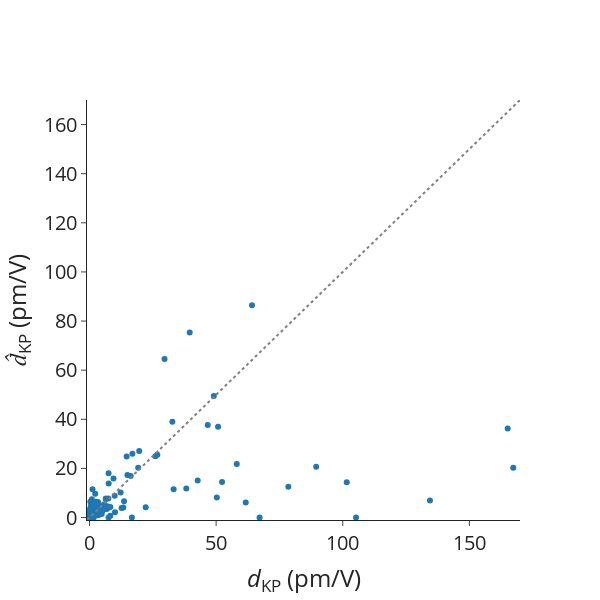

The notebook cell this image was saved under:
### Markdown cell above
## Errors on dKP masked

### Code cell
# Data

mae = mean_absolute_error(
    df_pred_matten["dKP_true"], df_pred_matten["dKP_matten_masked"]
)
mape = mean_absolute_percentage_error(
    df_pred_matten["dKP_true"], df_pred_matten["dKP_matten_masked"]
)
rmse = root_mean_squared_error(
    df_pred_matten["dKP_true"], df_pred_matten["dKP_matten_masked"]
)
spearmanrho = spearmanr(df_pred_matten["dKP_true"], df_pred_matten["dKP_matten_masked"])
print(f"MAE = {mae}")
print(f"MAPE = {mape}")
print(f"RMSE = {rmse}")
print(f"Rho_sp = {spearmanrho.statistic}")

# Scatter plot for previous outputs.
scatter_dKP = go.Scatter(
    x=df_pred_matten["dKP_true"],
    y=df_pred_matten["dKP_matten_masked"],
    mode="markers",
    name="",
    showlegend=False,
    text=[mpid for mpid in df_pred_matten.index.values],
)

ideal = go.Scatter(
    x=[-1, 200],
    y=[-1, 200],
    mode="lines",
    line=dict(color="gray", dash="dot"),
    showlegend=False,
)

# Layout
layout = go.Layout(
    # title=dict(text='Scatter Plot'),
    xaxis=dict(title="<i>d</i><sub>KP</sub> (pm/V)", range=[-1, 170]),
    yaxis=dict(title="<i>d&#770;</i><sub>KP</sub> (pm/V)", range=[-1, 170]),
    # legend=dict(font=dict(size=12)),
)

# Create figure
fig = go.Figure(data=[scatter_dKP, ideal], layout=layout)

fig.update_layout(
    autosize=False,
    font_size=20,
    width=600,
    height=600,
    # plot_bgcolor="white",
    template="simple_white",
)
fig.update_layout(
    xaxis=dict(
        # tickmode = 'array',
        # tickvals = [1, 2,3,4,5,6,7,8],
        # ticktext = ['One', 'Three', 'Five', 'Seven', 'Nine', 'Eleven']
        showgrid=False,
    ),
    yaxis=dict(
        # tickmode = 'array',
        # tickvals = [1, 2,3,4,5,6,7,8],
        # ticktext = ['One', 'Three', 'Five', 'Seven', 'Nine', 'Eleven']
        showgrid=False,
    ),
)

# Show figure
fig.show()

### Figure 1 — Plotly figure (JSON) as saved in the notebook; plotly's stock layout.template omitted (floating-point values rounded to 4 significant figures)
{"data": [{"mode": "markers", "name": "", "showlegend": false, "text": ["mp-21892", "mp-8070", "mp-558491", "mp-632684", "mp-23329", "mp-555150", "mp-760755", "mp-6268", "mp-559057", "mp-1778", "mp-2176", "mp-22909", "mp-9844", "mp-9066", "mp-6126", "mp-632229", "mp-21521", "mp-1287", "mp-756044", "mp-754712", "mp-18168", "mp-505702", "mp-559065", "mp-559545", "mp-549720", "mp-561385", "mp-13666", "mp-14444", "mp-2469", "mp-31451", "mp-1023924", "mp-38011", "mp-8884", "mp-6980", "mp-4524", "mp-11714", "mp-1180133", "mp-1225884", "mp-1196457", "mp-560894", "mp-1196282", "mp-1219328", "mp-1227124", "mp-1102285", "mp-1227389", "mp-1227110", "mp-1079676", "mp-1228342", "mp-17862", "mp-504952", "mp-1223849", "mp-1208039", "mp-625175", "agm003160552", "agm003202328", "agm002278924", "agm003202410", "mp-1227011", "agm002224865", "agm003157565", "agm002140778", "agm002041336", "agm003219193", "mp-1228160", "mp-1223489", "mp-1221169", "mp-4431", "mp-1105300", "mp-1103351", "mp-1029368", "mp-1029633", "agm002147818", "agm002153139", "mp-555202", "mp-1216976", "mp-626172", "agm002156258", "mp-772748", "mp-1223389", "mp-9427", "mp-1225916", "agm003237859", "mp-1221971", "agm002237807", "mp-1215642", "agm003213121", "agm002297812", "mp-29157", "mp-555915", "agm002138671", "agm002790067", "agm002205114", "agm002184995", "agm003235252", "agm003206267", "agm003705731", "agm2000126920", "agm2000137141", "agm005848675", "mp-2802611", "agm005056300", "agm004786326", "agm001234439", "agm002056302", "agm002137665", "mp-554918", "agm001375463", "agm005721583", "agm006020719", "agm003112540", "agm004787350", "agm002176403", "agm002161194", "agm2000136656", "mp-1208179", "agm002017294", "agm002041315", "agm003469328", "agm005072178", "agm005664742", "agm004773455", "agm005071058", "agm006047746", "agm005754384", "agm005748012"], "type": "scatter", "x": [1.67, 0.6154, 0.9163, 0.6333, 8.217, 1.671, 0.09891, 6.413, 1.629, 0.3199, 105.2, 2.588, 0.9484, 0.3188, 2.733, 2.91, 7.526, 0.142, 0.2817, 1.17, 2.409, 1.566, 6.498, 5.768, 22.18, 0.7001, 50.26, 13.33, 16.72, 67.16, 2.575, 6.983, 39.56, 61.69, 89.5, 6.45, 5.011, 0.1571, 0.1078, 0.4985, 0.02059, 2.709, 16.28, 7.286, 38.2, 0.00916, 1.418, 1.382, 33.21, 14.64, 0.09266, 0.9609, 0.2779, 12.28, 32.71, 165.1, 134.4, 52.33, 1.163, 0.2773, 3.739, 42.72, 0.2357, 0.2415, 0.1658, 10.05, 19.62, 26.76, 2.242, 14.97, 7.445, 0.3866, 2.536, 0.2467, 12.64, 0.2233, 0.6697, 0.2717, 26.04, 0.5744, 1.182, 0.3447, 5.871, 101.6, 3.522, 3.896, 1.145, 78.51, 0.4181, 4.991, 46.68, 64.16, 167.3, 0.04742, 19.21, 6.713, 0.2248, 8.213, 7.517, 0.8983, 7.568, 13.64, 0.8273, 3.414, 0.2176, 2.489, 29.62, 9.476, 0.413, 49.08, 1.713, 1.529, 9.926, 3.323, 0.8543, 16.93, 58.14, 0.3122, 0.3562, 3.195, 4.768, 1.395, 50.77, 1.478, 0.4218], "y": [1.299e-06, 5.238, 7.411, 1.688, 0.7427, 1.719, 0.4108, 7.534, 3.854, 2.899e-06, 1.665e-08, 1.113, 1.138, 6.416, 1.856, 2.538, 3.872e-06, 1.276e-06, 2.917, 0.4606, 3.102, 0.5134, 3.44, 3.829, 4.151, 1.484, 8.172, 4.098, 3.03e-07, 3.381e-10, 4.095, 3.549, 75.35, 6.119, 20.63, 7.758, 4.47, 0.6598, 0.2434, 0.7465, 0.9351, 4.075, 16.96, 4.53, 11.85, 0.2853, 2.19, 0.9376, 11.52, 24.83, 1.939, 1.01, 2.8, 10.23, 39.02, 36.22, 6.934, 14.49, 11.47, 3.83, 4.88, 15.09, 2.156, 1.937, 0.5763, 2.169, 27.09, 25.61, 9.688, 17.3, 7.783, 2.781, 6.413, 1.966, 3.851, 1.389, 1.955, 1.764, 24.95, 1.251, 5.845, 2.492, 5.394, 14.4, 5.803, 3.377, 3.287, 12.49, 0.2048, 2.468, 37.67, 86.45, 20.32, 0.9445, 20.27, 4.472, 2.785, 4.315, 18.06, 2.024, 13.83, 6.617, 1.9, 0.9353, 0.6497, 1.415, 64.56, 15.88, 1.827, 49.44, 0.4998, 4.145, 8.891, 6.317, 1.364, 25.99, 21.78, 1.463, 0.5979, 5.678, 1.456, 4.333, 37.0, 5.295, 0.5993]}, {"line": {"color": "gray", "dash": "dot"}, "mode": "lines", "showlegend": false, "type": "scatter", "x": [-1, 200], "y": [-1, 200]}], "layout": {"autosize": false, "font": {"size": 20}, "height": 600, "width": 600, "xaxis": {"range": [-1, 170], "showgrid": false, "title": {"text": "<i>d</i><sub>KP</sub> (pm/V)"}}, "yaxis": {"range": [-1, 170], "showgrid": false, "title": {"text": "<i>d&#770;</i><sub>KP</sub> (pm/V)"}}}}
